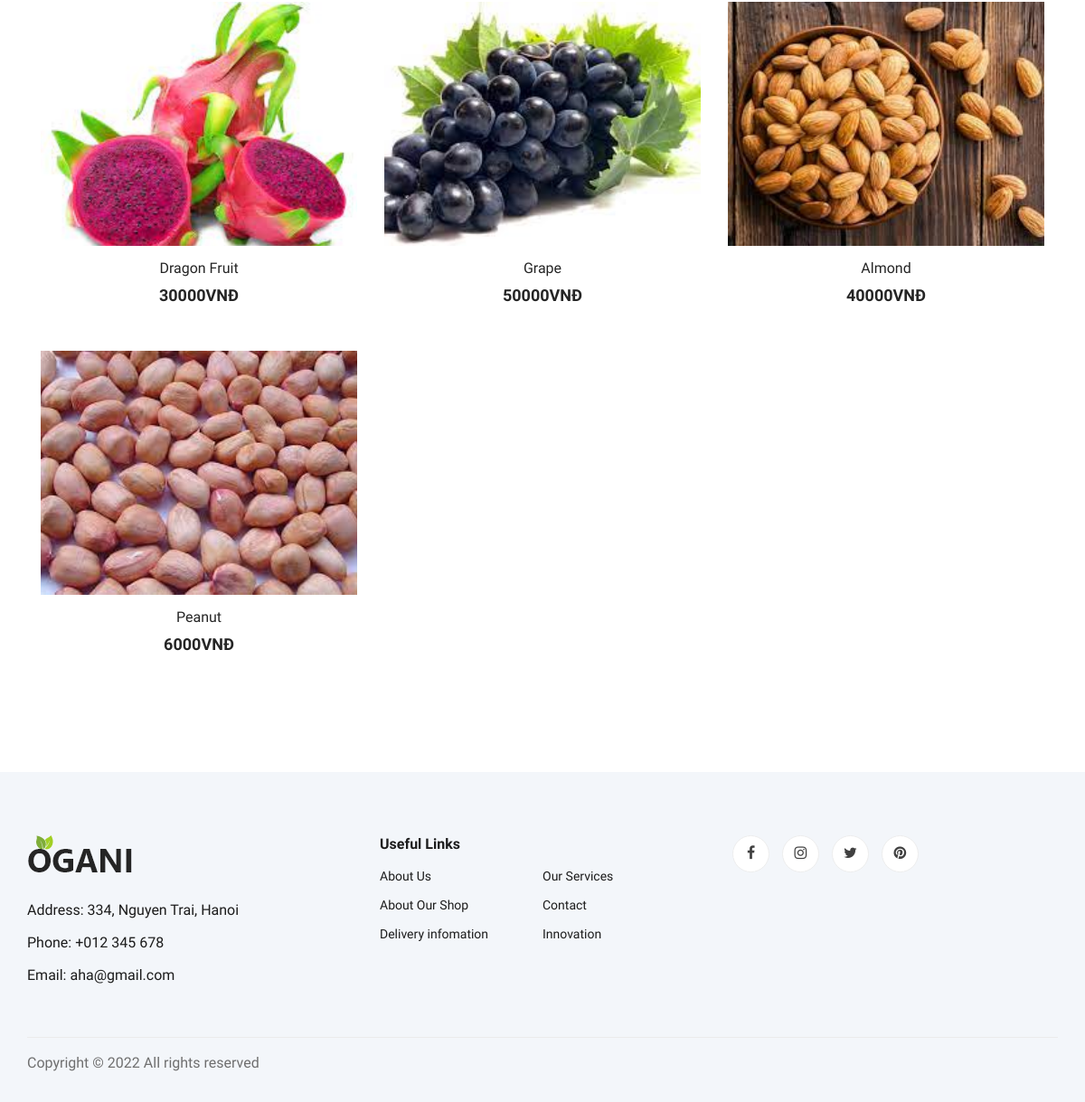
/search/ (lower part), run on an earlier commit of the app's database.
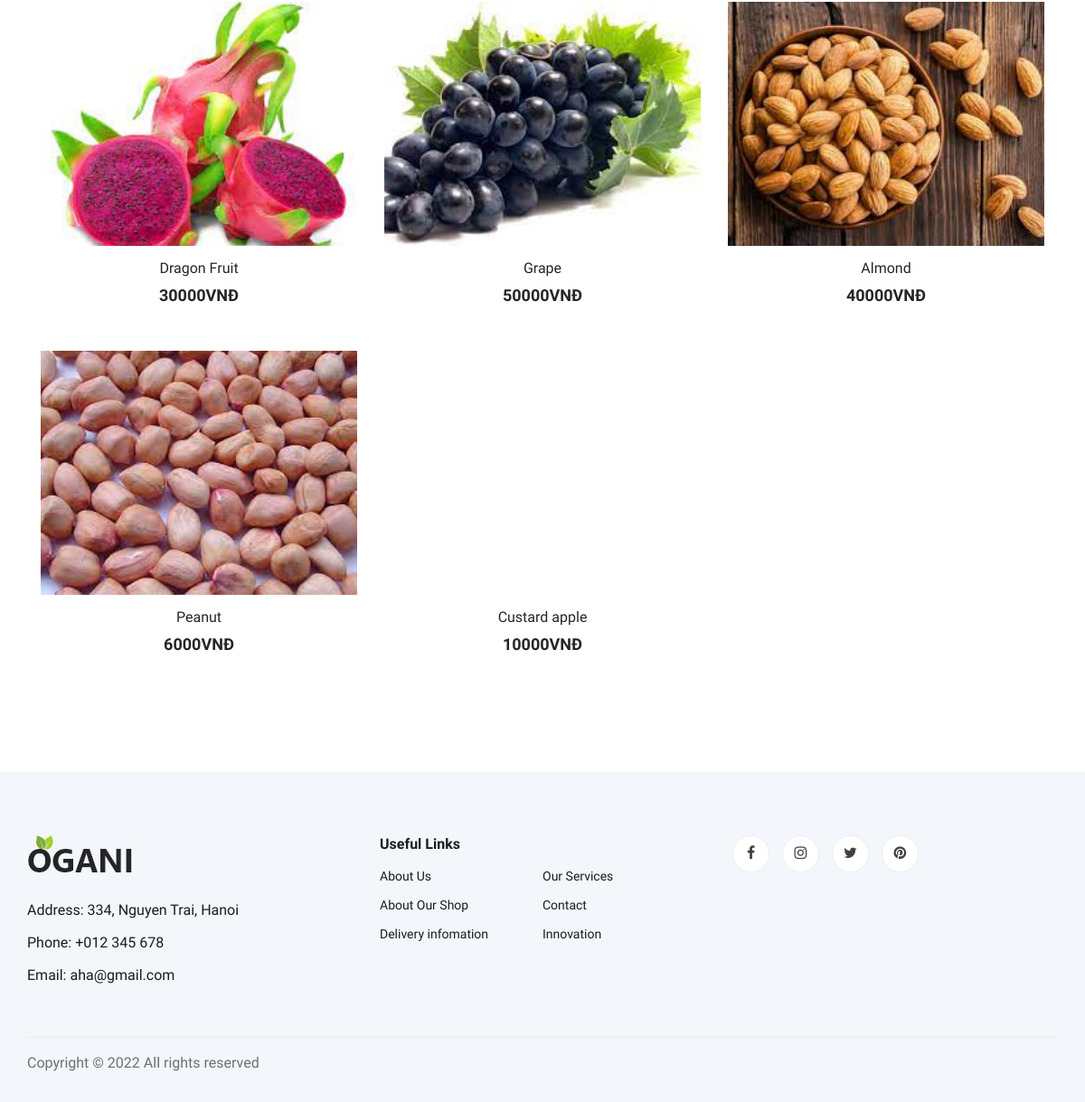
And on a later commit of the database.
### product/models.py (models this page shows)
class Product(models.Model):
    category = models.ForeignKey(Category, on_delete=models.CASCADE)
    title = models.CharField(max_length=255, default='')
    description = models.TextField(default='')
    price = models.IntegerField(default='')
    active = models.BooleanField(default=True)
    product_img = models.ImageField(upload_to="product_images/%y", null=True, blank=True)

### product/views.py (the view)
# urls.py: path('search/', views.search, name='search'),
def search(request):
    if request.method=="POST":
        q = request.POST['q']
        multiple_q = Q(Q(title__icontains=q) | Q(price__icontains=q)|Q(description__icontains=q))
        data = Product.objects.filter(multiple_q)
    else:
        data = Product.objects.all()
    context = {
        'data': data
    }
    return render(request, 'product/search.html',
    context )

### product/templates/product/search.html (shortened to what this page needs)
{% extends 'homepage/base.html' %} {% block title %}AHA | Search {% endblock %} {% block content %} {% include 'homepage/hero_section.html' %}
<section class="product spad">
    <div class="container">
        <div class="col-lg-12 col-md-7">
            <div class="row">
                {% if data %} {% for data in data %}
                <div class="col-lg-4 col-md-6 col-sm-6">
                    <div class="product__item">
                        <div class="product__item__pic set-bg" data-setbg="{{data.product_img.url}}">
                        </div>
                        <div class="product__item__text">
                            <h6><a href="{% url 'product_app:details' data.id %}">{{ data.title }}</a></h6>
                            <h5>{{ data.price }}VNĐ</h5>
                        </div>
                    </div>
                </div>
                {% endfor %} {% else %}
                <h3>No Products Found</h3>
                {% endif %}
            </div>
        </div>
    </div>
</section>
{% endblock %}

What changed in the data, as far as the page shows it:
added Product: title "Custard apple", price "10000"
